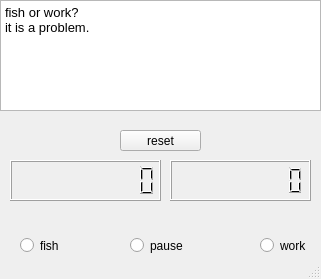
<?xml version="1.0" encoding="UTF-8"?>
<ui version="4.0">
 <class>MainWindow</class>
 <widget class="QMainWindow" name="MainWindow">
  <property name="geometry">
   <rect>
    <x>0</x>
    <y>0</y>
    <width>321</width>
    <height>279</height>
   </rect>
  </property>
  <property name="windowTitle">
   <string>MainWindow</string>
  </property>
  <property name="toolButtonStyle">
   <enum>Qt::ToolButtonIconOnly</enum>
  </property>
  <property name="documentMode">
   <bool>false</bool>
  </property>
  <property name="tabShape">
   <enum>QTabWidget::Rounded</enum>
  </property>
  <widget class="QWidget" name="centralwidget">
   <widget class="QRadioButton" name="radioButtonFish">
    <property name="geometry">
     <rect>
      <x>20</x>
      <y>230</y>
      <width>51</width>
      <height>31</height>
     </rect>
    </property>
    <property name="text">
     <string>fish</string>
    </property>
   </widget>
   <widget class="QRadioButton" name="radioButtonWork">
    <property name="geometry">
     <rect>
      <x>260</x>
      <y>230</y>
      <width>61</width>
      <height>31</height>
     </rect>
    </property>
    <property name="text">
     <string>work</string>
    </property>
   </widget>
   <widget class="QRadioButton" name="radioButtonPause">
    <property name="geometry">
     <rect>
      <x>130</x>
      <y>230</y>
      <width>61</width>
      <height>31</height>
     </rect>
    </property>
    <property name="text">
     <string>pause</string>
    </property>
   </widget>
   <widget class="QPushButton" name="pushButtonReset">
    <property name="geometry">
     <rect>
      <x>120</x>
      <y>130</y>
      <width>81</width>
      <height>21</height>
     </rect>
    </property>
    <property name="text">
     <string>reset</string>
    </property>
   </widget>
   <widget class="QLCDNumber" name="lcdNumberFish">
    <property name="geometry">
     <rect>
      <x>10</x>
      <y>160</y>
      <width>151</width>
      <height>41</height>
     </rect>
    </property>
    <property name="smallDecimalPoint">
     <bool>true</bool>
    </property>
    <property name="digitCount">
     <number>8</number>
    </property>
   </widget>
   <widget class="QLCDNumber" name="lcdNumberWork">
    <property name="geometry">
     <rect>
      <x>170</x>
      <y>160</y>
      <width>141</width>
      <height>41</height>
     </rect>
    </property>
    <property name="smallDecimalPoint">
     <bool>true</bool>
    </property>
    <property name="digitCount">
     <number>8</number>
    </property>
    <property name="segmentStyle">
     <enum>QLCDNumber::Filled</enum>
    </property>
   </widget>
   <widget class="QTextBrowser" name="textBrowserReadme">
    <property name="geometry">
     <rect>
      <x>0</x>
      <y>0</y>
      <width>321</width>
      <height>111</height>
     </rect>
    </property>
    <property name="html">
     <string>&lt;!DOCTYPE HTML PUBLIC &quot;-//W3C//DTD HTML 4.0//EN&quot; &quot;http://www.w3.org/TR/REC-html40/strict.dtd&quot;&gt;
&lt;html&gt;&lt;head&gt;&lt;meta name=&quot;qrichtext&quot; content=&quot;1&quot; /&gt;&lt;style type=&quot;text/css&quot;&gt;
p, li { white-space: pre-wrap; }
&lt;/style&gt;&lt;/head&gt;&lt;body style=&quot; font-family:'Sans'; font-size:10pt; font-weight:400; font-style:normal;&quot;&gt;
&lt;p style=&quot; margin-top:0px; margin-bottom:0px; margin-left:0px; margin-right:0px; -qt-block-indent:0; text-indent:0px;&quot;&gt;&lt;span style=&quot; font-family:'Sans';&quot;&gt;fish or work?&lt;/span&gt;&lt;/p&gt;
&lt;p style=&quot; margin-top:0px; margin-bottom:0px; margin-left:0px; margin-right:0px; -qt-block-indent:0; text-indent:0px;&quot;&gt;&lt;span style=&quot; font-family:'Sans';&quot;&gt;it is a problem.&lt;/span&gt;&lt;/p&gt;&lt;/body&gt;&lt;/html&gt;</string>
    </property>
   </widget>
  </widget>
  <widget class="QStatusBar" name="statusbar"/>
 </widget>
 <resources/>
 <connections/>
</ui>
